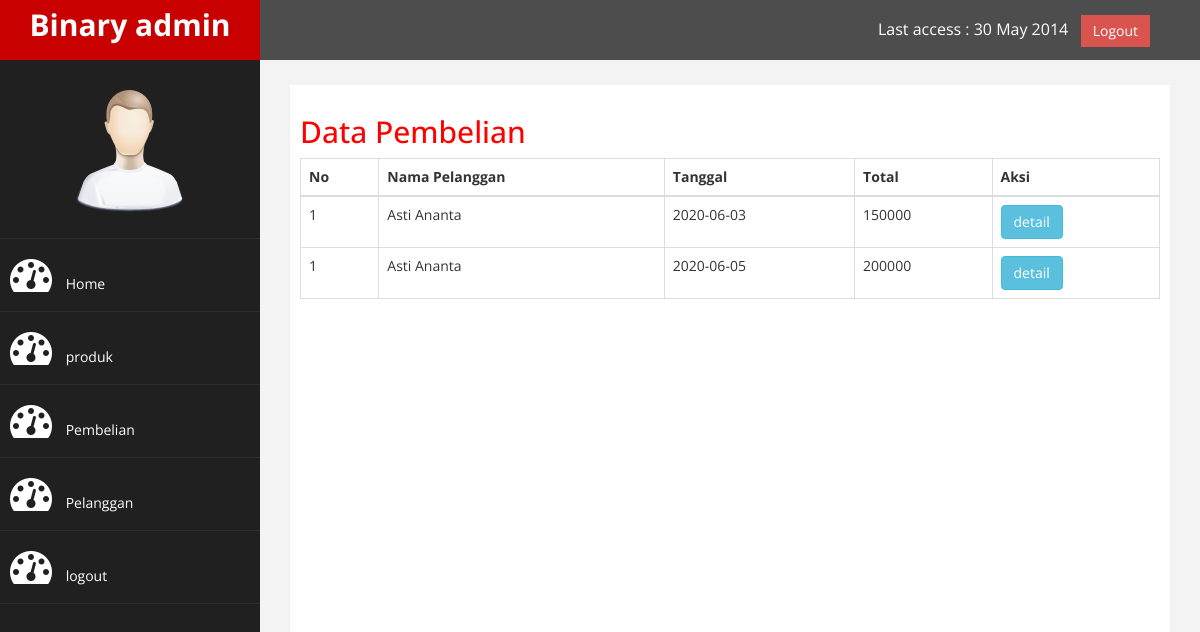
/trainittokosepatu/admin/index.php?halaman=pembelian (signed in), run on the app's committed database.
### tables this page shows
CREATE TABLE `pembelian` (
  `id_pembelian` int(11) NOT NULL AUTO_INCREMENT,
  `id_pelanggan` int(11) NOT NULL,
  `tanggal_pembelian` date NOT NULL,
  `total_pembelian` int(11) NOT NULL,
  PRIMARY KEY (`id_pembelian`)
);

CREATE TABLE `pelanggan` (
  `id_pelanggan` int(11) NOT NULL AUTO_INCREMENT,
  `email_pelanggan` varchar(100) NOT NULL,
  `password_pelanggan` varchar(50) NOT NULL,
  `nama_pelanggan` varchar(100) NOT NULL,
  `telepon_pelanggan` varchar(25) NOT NULL,
  PRIMARY KEY (`id_pelanggan`)
);

### trainittokosepatu/admin/pembelian.php (the view, shortened to what this page needs)
<h2>Data Pembelian</h2>
<table class="table table-bordered">
	<thead>
		<tr>
			<th>No</th>
			<th>Nama Pelanggan</th>
			<th>Tanggal</th>
			<th>Total</th>
			<th>Aksi</th>
		</tr>
	</thead>
	<tbody>
		<?php $nomor=1; ?>
		<?php $ambil=$koneksi->query("SELECT * FROM pembelian JOIN pelanggan ON pembelian.id_pelanggan=pelanggan.id_pelanggan"); ?>
		<?php while($pecah = $ambil->fetch_assoc()){ ?>
			<td><?php echo $nomor; ?></td>
			<td><?php echo $pecah['nama_pelanggan']; ?></td>
			<td><?php echo $pecah['tanggal_pembelian']; ?></td>
			<td><?php echo $pecah['total_pembelian']; ?></td>
			<td>
			<a	href="index.php?halaman=detail&id=<?php echo $pecah['id_pembelian']; ?>" class="btn btn-info">detail</a>
			</td>
		<?php } ?>
	</tbody>
</table> <a

### trainittokosepatu/admin/assets/css/custom.css (style rules this page uses)
body { font-family: 'Open Sans', sans-serif; }
h2 { color: #f00; }

### data on the page
pembelian: id_pelanggan.nama_pelanggan "Asti Ananta", tanggal_pembelian "2020-06-03", total_pembelian "150000"
pembelian: id_pelanggan.nama_pelanggan "Asti Ananta", tanggal_pembelian "2020-06-05", total_pembelian "200000"
